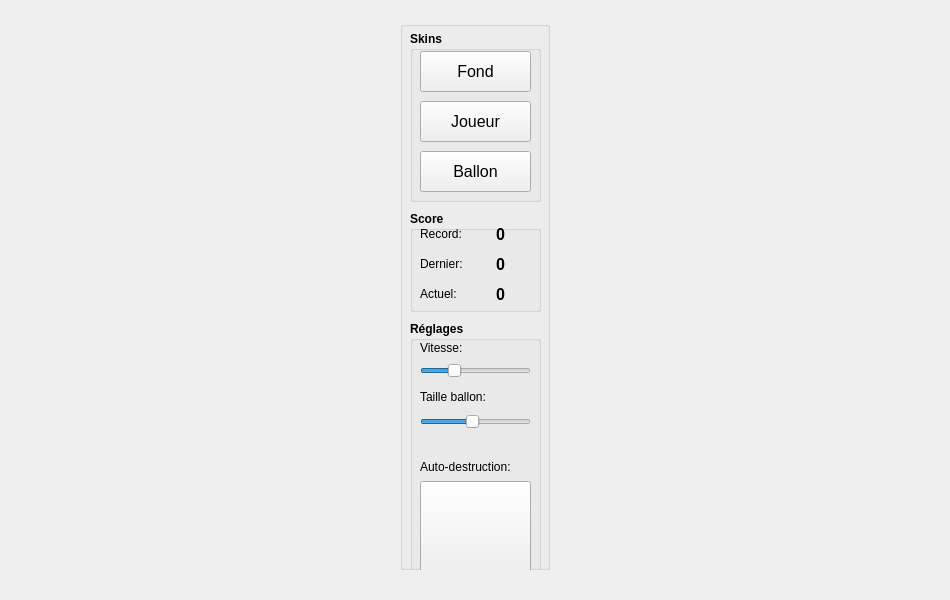
<?xml version="1.0" encoding="UTF-8"?>
<ui version="4.0">
 <class>FenetrePrincipale</class>
 <widget class="QMainWindow" name="FenetrePrincipale">
  <property name="geometry">
   <rect>
    <x>0</x>
    <y>0</y>
    <width>950</width>
    <height>600</height>
   </rect>
  </property>
  <property name="windowTitle">
   <string>FenetrePrincipale</string>
  </property>
  <widget class="QWidget" name="centralWidget">
   <widget class="QWidget" name="horizontalLayoutWidget">
    <property name="geometry">
     <rect>
      <x>10</x>
      <y>10</y>
      <width>931</width>
      <height>571</height>
     </rect>
    </property>
    <layout class="QHBoxLayout" name="qbl_general">
     <item>
      <layout class="QVBoxLayout" name="verticalLayout">
       <item>
        <widget class="QGroupBox" name="groupBox">
         <property name="minimumSize">
          <size>
           <width>150</width>
           <height>0</height>
          </size>
         </property>
         <property name="maximumSize">
          <size>
           <width>150</width>
           <height>16777215</height>
          </size>
         </property>
         <property name="title">
          <string/>
         </property>
         <widget class="QGroupBox" name="groupBox_2">
          <property name="geometry">
           <rect>
            <x>10</x>
            <y>10</y>
            <width>131</width>
            <height>171</height>
           </rect>
          </property>
          <property name="font">
           <font>
            <weight>75</weight>
            <bold>true</bold>
           </font>
          </property>
          <property name="title">
           <string>Skins</string>
          </property>
          <widget class="QPushButton" name="buttonFond">
           <property name="geometry">
            <rect>
             <x>10</x>
             <y>20</y>
             <width>111</width>
             <height>41</height>
            </rect>
           </property>
           <property name="font">
            <font>
             <pointsize>12</pointsize>
             <weight>50</weight>
             <bold>false</bold>
            </font>
           </property>
           <property name="text">
            <string>Fond</string>
           </property>
          </widget>
          <widget class="QPushButton" name="buttonJoueur">
           <property name="geometry">
            <rect>
             <x>10</x>
             <y>70</y>
             <width>111</width>
             <height>41</height>
            </rect>
           </property>
           <property name="font">
            <font>
             <pointsize>12</pointsize>
             <weight>50</weight>
             <bold>false</bold>
            </font>
           </property>
           <property name="text">
            <string>Joueur</string>
           </property>
          </widget>
          <widget class="QPushButton" name="buttonBallon">
           <property name="geometry">
            <rect>
             <x>10</x>
             <y>120</y>
             <width>111</width>
             <height>41</height>
            </rect>
           </property>
           <property name="font">
            <font>
             <pointsize>12</pointsize>
             <weight>50</weight>
             <bold>false</bold>
            </font>
           </property>
           <property name="text">
            <string>Ballon</string>
           </property>
          </widget>
         </widget>
         <widget class="QGroupBox" name="groupBox_3">
          <property name="geometry">
           <rect>
            <x>10</x>
            <y>190</y>
            <width>131</width>
            <height>101</height>
           </rect>
          </property>
          <property name="font">
           <font>
            <weight>75</weight>
            <bold>true</bold>
           </font>
          </property>
          <property name="title">
           <string>Score</string>
          </property>
          <widget class="QLabel" name="label_3">
           <property name="geometry">
            <rect>
             <x>10</x>
             <y>13</y>
             <width>46</width>
             <height>20</height>
            </rect>
           </property>
           <property name="font">
            <font>
             <weight>50</weight>
             <bold>false</bold>
            </font>
           </property>
           <property name="text">
            <string>Record:</string>
           </property>
          </widget>
          <widget class="QLabel" name="label_4">
           <property name="geometry">
            <rect>
             <x>10</x>
             <y>43</y>
             <width>46</width>
             <height>20</height>
            </rect>
           </property>
           <property name="font">
            <font>
             <weight>50</weight>
             <bold>false</bold>
            </font>
           </property>
           <property name="text">
            <string>Dernier:</string>
           </property>
          </widget>
          <widget class="QLabel" name="label_5">
           <property name="geometry">
            <rect>
             <x>10</x>
             <y>73</y>
             <width>46</width>
             <height>20</height>
            </rect>
           </property>
           <property name="font">
            <font>
             <weight>50</weight>
             <bold>false</bold>
            </font>
           </property>
           <property name="text">
            <string>Actuel:</string>
           </property>
          </widget>
          <widget class="QLabel" name="labelRecord">
           <property name="geometry">
            <rect>
             <x>60</x>
             <y>13</y>
             <width>61</width>
             <height>20</height>
            </rect>
           </property>
           <property name="font">
            <font>
             <pointsize>12</pointsize>
            </font>
           </property>
           <property name="text">
            <string>0</string>
           </property>
           <property name="alignment">
            <set>Qt::AlignCenter</set>
           </property>
          </widget>
          <widget class="QLabel" name="labelDernier">
           <property name="geometry">
            <rect>
             <x>60</x>
             <y>43</y>
             <width>61</width>
             <height>20</height>
            </rect>
           </property>
           <property name="font">
            <font>
             <pointsize>12</pointsize>
            </font>
           </property>
           <property name="text">
            <string>0</string>
           </property>
           <property name="alignment">
            <set>Qt::AlignCenter</set>
           </property>
          </widget>
          <widget class="QLabel" name="labelActuel">
           <property name="geometry">
            <rect>
             <x>60</x>
             <y>73</y>
             <width>61</width>
             <height>20</height>
            </rect>
           </property>
           <property name="font">
            <font>
             <pointsize>12</pointsize>
            </font>
           </property>
           <property name="layoutDirection">
            <enum>Qt::LeftToRight</enum>
           </property>
           <property name="text">
            <string>0</string>
           </property>
           <property name="alignment">
            <set>Qt::AlignCenter</set>
           </property>
          </widget>
         </widget>
         <widget class="QGroupBox" name="groupBox_4">
          <property name="geometry">
           <rect>
            <x>10</x>
            <y>300</y>
            <width>131</width>
            <height>271</height>
           </rect>
          </property>
          <property name="font">
           <font>
            <weight>75</weight>
            <bold>true</bold>
           </font>
          </property>
          <property name="title">
           <string>Réglages</string>
          </property>
          <widget class="QSlider" name="sliderVitesse">
           <property name="geometry">
            <rect>
             <x>10</x>
             <y>40</y>
             <width>111</width>
             <height>20</height>
            </rect>
           </property>
           <property name="minimum">
            <number>1</number>
           </property>
           <property name="maximum">
            <number>15</number>
           </property>
           <property name="value">
            <number>5</number>
           </property>
           <property name="sliderPosition">
            <number>5</number>
           </property>
           <property name="orientation">
            <enum>Qt::Horizontal</enum>
           </property>
          </widget>
          <widget class="QLabel" name="label">
           <property name="geometry">
            <rect>
             <x>10</x>
             <y>20</y>
             <width>46</width>
             <height>13</height>
            </rect>
           </property>
           <property name="font">
            <font>
             <weight>50</weight>
             <bold>false</bold>
            </font>
           </property>
           <property name="text">
            <string>Vitesse:</string>
           </property>
          </widget>
          <widget class="QLabel" name="label_2">
           <property name="geometry">
            <rect>
             <x>10</x>
             <y>60</y>
             <width>71</width>
             <height>31</height>
            </rect>
           </property>
           <property name="font">
            <font>
             <weight>50</weight>
             <bold>false</bold>
            </font>
           </property>
           <property name="text">
            <string>Taille ballon:</string>
           </property>
          </widget>
          <widget class="QSlider" name="sliderTailleBallon">
           <property name="geometry">
            <rect>
             <x>10</x>
             <y>90</y>
             <width>111</width>
             <height>21</height>
            </rect>
           </property>
           <property name="minimum">
            <number>1</number>
           </property>
           <property name="maximum">
            <number>20</number>
           </property>
           <property name="singleStep">
            <number>1</number>
           </property>
           <property name="pageStep">
            <number>1</number>
           </property>
           <property name="value">
            <number>10</number>
           </property>
           <property name="orientation">
            <enum>Qt::Horizontal</enum>
           </property>
          </widget>
          <widget class="QToolButton" name="toolButton">
           <property name="geometry">
            <rect>
             <x>10</x>
             <y>160</y>
             <width>111</width>
             <height>101</height>
            </rect>
           </property>
           <property name="text">
            <string/>
           </property>
           <property name="icon">
            <iconset>
             <normaloff>../Tom/12065573691168143172IncessantBlabber_Radioactive_symbol.svg.hi.png</normaloff>../Tom/12065573691168143172IncessantBlabber_Radioactive_symbol.svg.hi.png</iconset>
           </property>
           <property name="iconSize">
            <size>
             <width>90</width>
             <height>90</height>
            </size>
           </property>
          </widget>
          <widget class="QLabel" name="label_9">
           <property name="geometry">
            <rect>
             <x>10</x>
             <y>130</y>
             <width>91</width>
             <height>31</height>
            </rect>
           </property>
           <property name="font">
            <font>
             <weight>50</weight>
             <bold>false</bold>
            </font>
           </property>
           <property name="text">
            <string>Auto-destruction:</string>
           </property>
          </widget>
         </widget>
        </widget>
       </item>
      </layout>
     </item>
    </layout>
   </widget>
  </widget>
  <action name="actionCopier">
   <property name="text">
    <string>Copier</string>
   </property>
  </action>
 </widget>
 <layoutdefault spacing="6" margin="11"/>
 <resources/>
 <connections/>
</ui>
